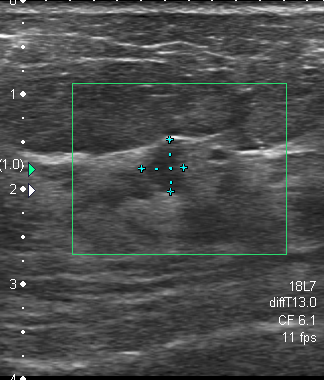
#> input picture sample_data/image_1.png, 324 x 380 px
$ python -i artifacts.py   (imports and definitions only)
#> lines starting #> are read from the running program, lines starting #| are printed output that depends on the picture; after the words box and inside, x2 and y2 are one past the last pixel; in counts of white or black regions, pixels touching at a corner belong together
# placeholder file for all methods remaining

import cv2
import re
import numpy as np

from PIL import Image, ImageFont, ImageDraw, ImageFilter

# [25 lines left out: function is_scan_valid, not called in this run]

def num_views_in_scan(im: Image.Image) -> int:
    """
    Determines the number of views in a given BUS scan PNG.

    Args:
        im (Image.Image): PIL RGB Image object of the scan.

    Returns:
        int: Number of views in the scan.
             Returns 1 if the scan contains a single view.
             Returns 2 if the scan contains two views.
    """
    img2: np.ndarray = np.array(im)
    img_g: np.ndarray = cv2.cvtColor(np.array(im), cv2.COLOR_RGB2GRAY)

    # Define color ranges for green and teal masks
    lower_green: np.ndarray = np.array([148, 226, 164], np.double)
    upper_green: np.ndarray = np.array([150, 228, 166], np.double)
    green_mask: np.ndarray = cv2.inRange(img2, lower_green, upper_green)

    lower_teal: np.ndarray = np.array([0, 152, 152], np.double)
    upper_teal: np.ndarray = np.array([0, 154, 154], np.double)
    teal_mask: np.ndarray = cv2.inRange(img2, lower_teal, upper_teal)

    # Identify the edges in the image
    edges: np.ndarray = cv2.Canny(img_g, 25, 100, apertureSize=3)
    height: int
    width: int
    height, width = edges.shape
    # Identify slices spanning the dividing line
    slice1: np.ndarray  = edges[:, int(width/2)]
    slice2: np.ndarray  = edges[:, int(width/2) + 10]
    slice3: np.ndarray  = edges[:, int(width/2)- 10]

    # Idenitfy if we have a single-view elastography scan
    if((green_mask == 255).sum() >= height):
        return 1
    if((teal_mask == 255).sum() < 150 and (teal_mask == 255).sum() > 0):
        return 1

    # Pull out topmost slice of the image
    top_slice: np.ndarray = edges[0, :]

    # Do we have a) less than 10 edge pixels in the top slice
    # and b) more than 3 edge pixels in the top slice?
    if (((top_slice == 255).sum() < 10) and ((top_slice == 255).sum() > 3)):
        # denoise the Canny edge results
        res = np.array(tuple(i/10 * j/10 for i, j in zip(top_slice, top_slice[1:])))
        # if we have less than 3 pixels which edge pixels
        if ((res != 0).sum() < 3):
            return 1
        else:
            return 2

    # Is the image at least as wide as it is tall?
    if (width < height*0.75):
        return 1

    # if more than 100 pixels down the center of the image are recognized as an edge
    if (((slice1 == 255).sum() > 100) and ((slice1 == 255).sum() > (slice2 == 255).sum() + 10) and ((slice1 == 255).sum() > (slice3 == 255).sum() + 10)):
        return 2
    else:
        return 1

def is_scan_grayscale(im: Image.Image) -> bool:
    """
    Check if all channels (R, G, and B) are the same for every pixel in the given RGB image,
    indicating that it is grayscale.

    Args:
        im (Image.Image): RGB PIL image.

    Returns:
        bool: True if all channels are the same for every pixel, False otherwise.
    """
    # Get pixel data
    pixels = im.load()

    # Iterate through each pixel and check if R, G, and B channels are the same
    width, height = im.size
    for x in range(width):
        for y in range(height):
            r, g, b = pixels[x, y]
            if r != g or r != b or g != b:
                return False

    # If all pixels have the same R, G, and B values
    return True

def is_not_B_mode(im: Image.Image, show_thresh: bool = False):
    """
    Identifies if an image is a B-mode scan or non-B-mode scan (doppler and elastography).

    Args:
        im (Image.Image): RGB PIL image.
        show_thresh (bool): If True, show prints and images for debugging

    Returns:
        int: If the scan has bloodflow Doppler highlighting.
             Returns 1 if the scan has Doppler highlighting.
             Returns 0 if the scan does NOT have Doppler highlighting.
    """
    if is_scan_grayscale(im):
        return [0, 'gray'] if show_thresh else 0

    array_im: np.ndarray = np.array(im)
    img_hsv: np.ndarray = cv2.cvtColor(array_im, cv2.COLOR_RGB2HSV)
    width, height = im.size

    # Thresholding for different colors to detect Doppler or lesion
    thresh_green: np.ndarray = cv2.inRange(img_hsv, (36, 50, 70), (89, 255, 255))
    thresh_orange: np.ndarray = cv2.inRange(img_hsv, (10, 50, 70), (24, 255, 255))
    thresh_yellow: np.ndarray = cv2.inRange(img_hsv, (25, 50, 70), (35, 255, 255))
    thresh_red: np.ndarray = cv2.inRange(img_hsv, (0, 50, 70), (9, 255, 255))
    thresh_blue: np.ndarray = cv2.inRange(img_hsv, (90, 50, 70), (128, 255, 255))
    thresh_white: np.ndarray = cv2.inRange(img_hsv, (0, 0, 130), (180, 18, 255))

    # Combine all color thresholds for Doppler image
    thresh_img: np.ndarray = thresh_orange + thresh_green + thresh_yellow + thresh_red + thresh_blue

    detected_boxes = []

    # If the image isnt all black
    if not np.all((thresh_white == 0), axis=None):

        # Look for boxes in green and white. running green first is more accurate
        # to minimize risk of counting tissue as a box
        box_colors = [thresh_green, thresh_white]
        for color in box_colors:

            # Dilate the image
            kernel = np.ones((6, 6), np.uint8)
            dilatedimg = cv2.dilate(color, kernel, iterations=1)

            if show_thresh:
                print("dilated color threshold:")
                display(Image.fromarray(dilatedimg))
            testimg = np.zeros((height, width, 3), dtype=np.uint8)

            # Find contours
            contours, hierarchy = cv2.findContours(dilatedimg, cv2.RETR_EXTERNAL, cv2.CHAIN_APPROX_SIMPLE)
            for cnt in contours:

                approx = cv2.approxPolyDP(cnt, 0.02*cv2.arcLength(cnt,True), True)

                if show_thresh:
                    cv2.drawContours(testimg, approx, -1, (0, 255, 0), 2)

                # Classify as a box if there are 4 or 5 points forming of a significant area
                if ((len(approx) == 4 or len(approx) == 5) and cv2.contourArea(approx) > 0.06*width*height):

                    if show_thresh:
                        x, y, w, h = cv2.boundingRect(approx)
                        cv2.putText(testimg, str(len(approx)), (x+w,y+h), cv2.FONT_HERSHEY_SIMPLEX, 0.7, (0,0,255), 2)
                        print("points forming significant area:")
                        display(Image.fromarray(testimg))

                    return [1, 'box'] if show_thresh else 1

            # Edge detection
            linestest = np.zeros((height, width, 3), dtype=np.uint8)

            dst = cv2.Canny(dilatedimg, 50, 200, None, 3)

            lines = cv2.HoughLinesP(dst, 1, np.pi / 180, 150, minLineLength=50, maxLineGap=10)

            filtered_lines = []
            height_threshold = height * 0.4
            width_threshold = width * 0.4

            if lines is not None:
                for line in lines:

                    # Extract line endpoints
                    x1, y1, x2, y2 = line[0]

                    if show_thresh:
                        cv2.line(linestest, (x1, y1), (x2, y2), (255, 0, 0), 2)

                    # Calculate line length using endpoints distance formula
                    line_length = np.sqrt((x2 - x1) ** 2 + (y2 - y1) ** 2)

                    # Calculate slope (avoid division by zero)
                    if x2 - x1 != 0:
                        slope = abs((y2 - y1) / (x2 - x1))
                    else:
                        slope = np.inf  # Assign infinite slope for vertical lines

                    # Classify lines based on slope for perfect horizontal or vertical lines
                    if slope < 0.1:
                        if line_length >= width_threshold:
                            filtered_lines.append(line)
                    elif slope > np.pi / 2:
                        if line_length >= height_threshold:
                            filtered_lines.append(line)

            if show_thresh:
                print("vertical/horizontal lines detected > 40% of width or height: ")
                display(Image.fromarray(linestest))

            if len(filtered_lines) != 0:
                return [1, 'cut off box'] if show_thresh else 1

    # Cropped image for blood flow highlighting checking (color)
    width_crop = int(width * 0.1)
    height_crop = int(height * 0.1)
    bottom_crop = int(height * 0.2)
    cropped_img = thresh_img[height_crop:height-bottom_crop, width_crop:width-width_crop]
    if show_thresh:
        print("cropped image for color checking: ")
        display(Image.fromarray(cropped_img))
    # Check if there are values which match our HSV color values covering more than 0.5% of the image
    if((cropped_img == 255).sum() > (cropped_img.shape[0]*cropped_img.shape[1]*0.005)):
        return [1, 'color'] if show_thresh else 1

    return [0, 'nothing'] if show_thresh else 0

def B_mode_wrapper(im: Image.Image, show_thresh: bool = False):
    """
    Identifies if an image is a B-mode scan or non-B-mode scan, taking into account
    double scans.

    Args:
        im (Image.Image): PIL RGB Image object of the scan.
        show_thresh (bool): If True, show prints and images for debugging

    Returns:
        results (arr): d
    """
    array_im: np.ndarray = np.array(im)
    width, height = im.size

    if num_views_in_scan(im) == 2:

        if show_thresh:
            print("double scan\n")

        half_width = width // 2
        left_half = array_im[:, :half_width]
        right_half = array_im[:, half_width:]

        result = is_not_B_mode(Image.fromarray(left_half), show_thresh)

        if result[0] == 0:
            result = is_not_B_mode(Image.fromarray(right_half), show_thresh)

    else:
        result = is_not_B_mode(im, show_thresh)

    return result

# [171 lines left out: functions enhance_image, detect_anno, detect_anno_BUSI, find_intersection, not called in this run]

>>> from PIL import Image
>>> picture = Image.open('../sample_data/image_1.png')
#> picture is the input picture: PIL image 324x380 RGB; mean R, G, B 74.7, 76, 75.3
>>> result = B_mode_wrapper(picture)
#> in num_views_in_scan, `green_mask: np.ndarray = cv2.inRange(img2, lower_green, upper_green)`: green_mask: shape (380, 324); every value is 0
#> in num_views_in_scan, `edges: np.ndarray = cv2.Canny(img_g, 25, 100, apertureSize=3)`:
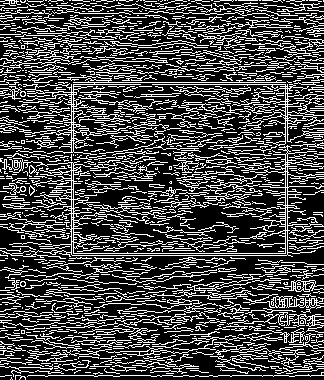
#> edges: shape (380, 324); 28.3% white in thin lines or dots
#> in num_views_in_scan, `slice1: np.ndarray  = edges[:, int(width/2)]`: slice1 = 380 values, max 255 at index 0, min 0 at index 1, mean 64.42
#> in num_views_in_scan, `slice2: np.ndarray  = edges[:, int(width/2) + 10]`: slice2 = 380 values, max 255 at index 1, min 0 at index 0, mean 63.08
#> in num_views_in_scan, `slice3: np.ndarray  = edges[:, int(width/2)- 10]`: slice3 = 380 values, max 255 at index 1, min 0 at index 0, mean 69.12
#> in num_views_in_scan, `top_slice: np.ndarray = edges[0, :]`: top_slice = 324 values, max 255 at index 5, min 0 at index 0, mean 129.1
#> in is_not_B_mode, `img_hsv: np.ndarray = cv2.cvtColor(array_im, cv2.COLOR_RGB2HSV)`: img_hsv: shape (380, 324, 3); mean H, S, V 0.6, 1.6, 76
#> in is_not_B_mode, `thresh_green: np.ndarray = cv2.inRange(img_hsv, (36, 50, 70), (89, 255..`:
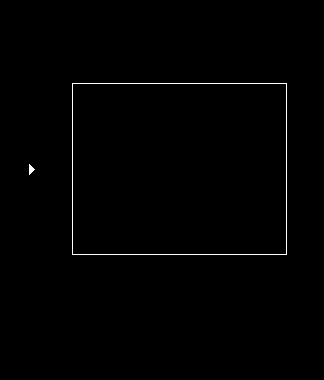
#> thresh_green: shape (380, 324); 0.65% white in thin lines or dots, all inside (x1, y1, x2, y2) = (29, 83, 287, 255)
#> in is_not_B_mode, `thresh_blue: np.ndarray = cv2.inRange(img_hsv, (90, 50, 70), (128, 255..`:
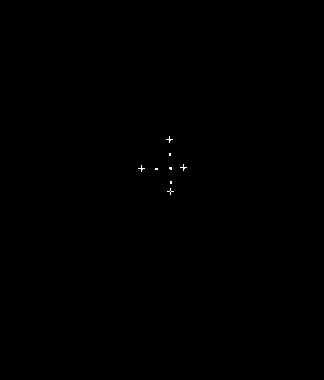
#> thresh_blue: shape (380, 324); 0.06% white in thin lines or dots, all inside (x1, y1, x2, y2) = (138, 136, 187, 195)
#> in is_not_B_mode, `thresh_white: np.ndarray = cv2.inRange(img_hsv, (0, 0, 130), (180, 18,..`:
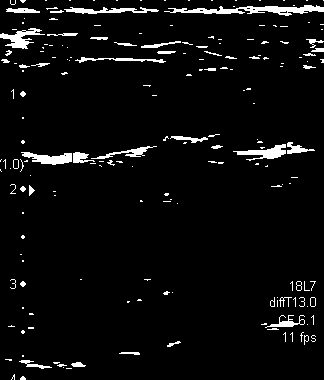
#> thresh_white: shape (380, 324); 4.6% white; 193 white regions (144 under 20 px), largest, box (x1, y1, x2, y2) and area: (164, 5, 324, 16) 803, (0, 28, 45, 49) 388, (21, 152, 72, 165) 382
#> the loop in is_not_B_mode, `for color in box_colors:` made 1 pass
#> pass 1, in is_not_B_mode, `dilatedimg = cv2.dilate(color, kernel, iterations=1)`:
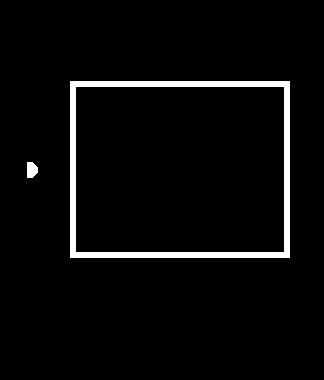
#> dilatedimg: shape (380, 324); 3.9% white; 2 white regions, box (x1, y1, x2, y2) and area: (70, 81, 290, 258) 4620, (27, 162, 38, 178) 146
#> after the loop in is_not_B_mode, `for color in box_colors:`: testimg: shape (380, 324, 3); every value is 0
#> in B_mode_wrapper, `result = is_not_B_mode(im, show_thresh)`: result = 1
#> result = 1

$ run again, on sample_data/image_2.png
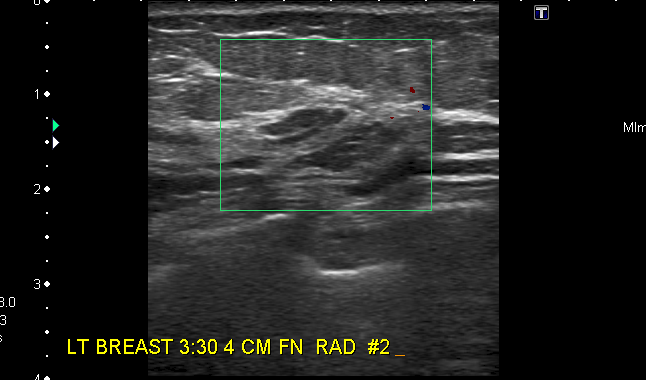
#> input picture sample_data/image_2.png, 646 x 380 px
#> picture is the input picture: PIL image 646x380 RGB; mean R, G, B 35.9, 36.4, 34.6
#> green_mask: shape (380, 646); every value is 0
#> in num_views_in_scan, `edges: np.ndarray = cv2.Canny(img_g, 25, 100, apertureSize=3)`:
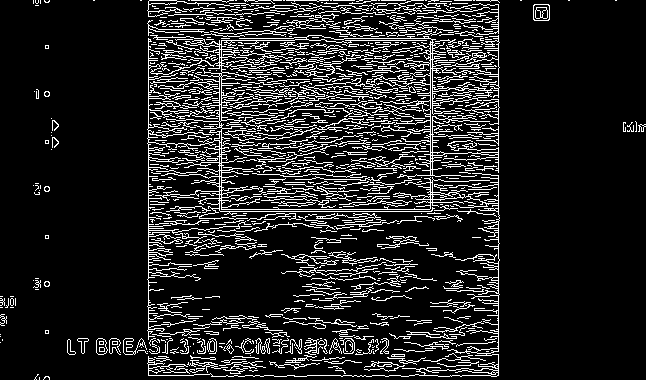
#> edges: shape (380, 646); 13.7% white in thin lines or dots
#> slice1 = 380 values, max 255 at index 0, min 0 at index 1, mean 61.07
#> slice2 = 380 values, max 255 at index 0, min 0 at index 1, mean 65.09
#> slice3 = 380 values, max 255 at index 0, min 0 at index 1, mean 67.11
#> top_slice = 646 values, max 255 at index 33, min 0 at index 0, mean 112.1
#> img_hsv: shape (380, 646, 3); mean H, S, V 0.5, 2.4, 36.5
#> thresh_green: shape (380, 646); 0.33% white in thin lines or dots, all inside (x1, y1, x2, y2) = (53, 39, 432, 211)
#> thresh_orange: shape (380, 646); 0% white in thin lines or dots, all inside (x1, y1, x2, y2) = (395, 355, 405, 356)
#> thresh_yellow: shape (380, 646); 0.6% white in thin lines or dots, all inside (x1, y1, x2, y2) = (68, 339, 389, 354)
#> thresh_red: shape (380, 646); 0.01% white; 3 white regions (2 under 20 px), largest, box (x1, y1, x2, y2) and area: (410, 87, 415, 93) 23
#> thresh_blue: shape (380, 646); 0.02% white; 3 white regions (2 under 20 px), largest, box (x1, y1, x2, y2) and area: (422, 104, 430, 110) 35
#> thresh_white: shape (380, 646); 2.9% white; 196 white regions (151 under 20 px), largest, box (x1, y1, x2, y2) and area: (221, 103, 313, 139) 973, (266, 79, 372, 102) 860, (432, 108, 499, 125) 674
#> thresh_img: shape (380, 646); 0.97% white in thin lines or dots, all inside (x1, y1, x2, y2) = (53, 11, 547, 356)
#> the loop in is_not_B_mode, `for color in box_colors:` made 1 pass
#> pass 1, in is_not_B_mode, `dilatedimg = cv2.dilate(color, kernel, iterations=1)`:
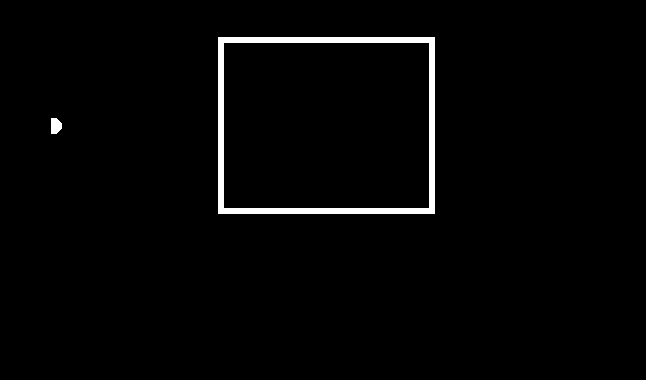
#> dilatedimg: shape (380, 646); 1.9% white; 2 white regions, box (x1, y1, x2, y2) and area: (218, 37, 435, 214) 4584, (51, 118, 62, 134) 146
#> in B_mode_wrapper, `result = is_not_B_mode(im, show_thresh)`: result = 1
